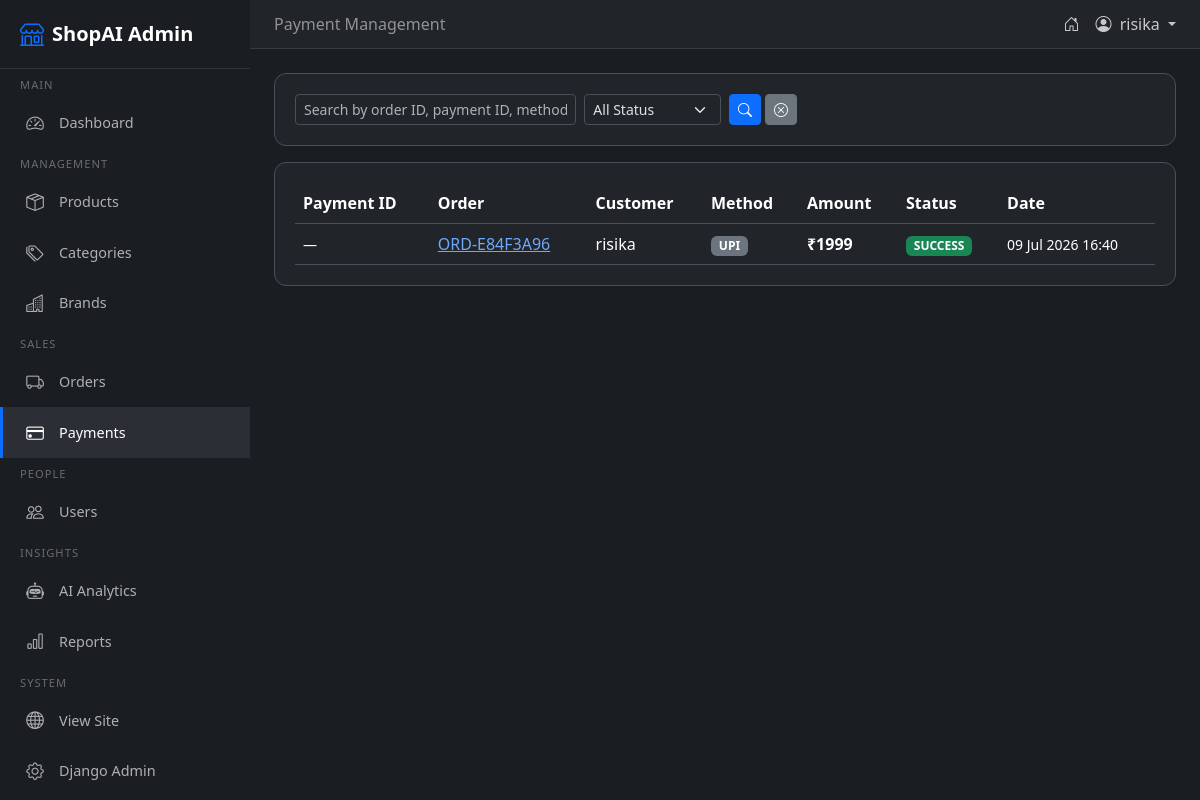
The app's page /admin-panel/payments/ (signed in), older data.
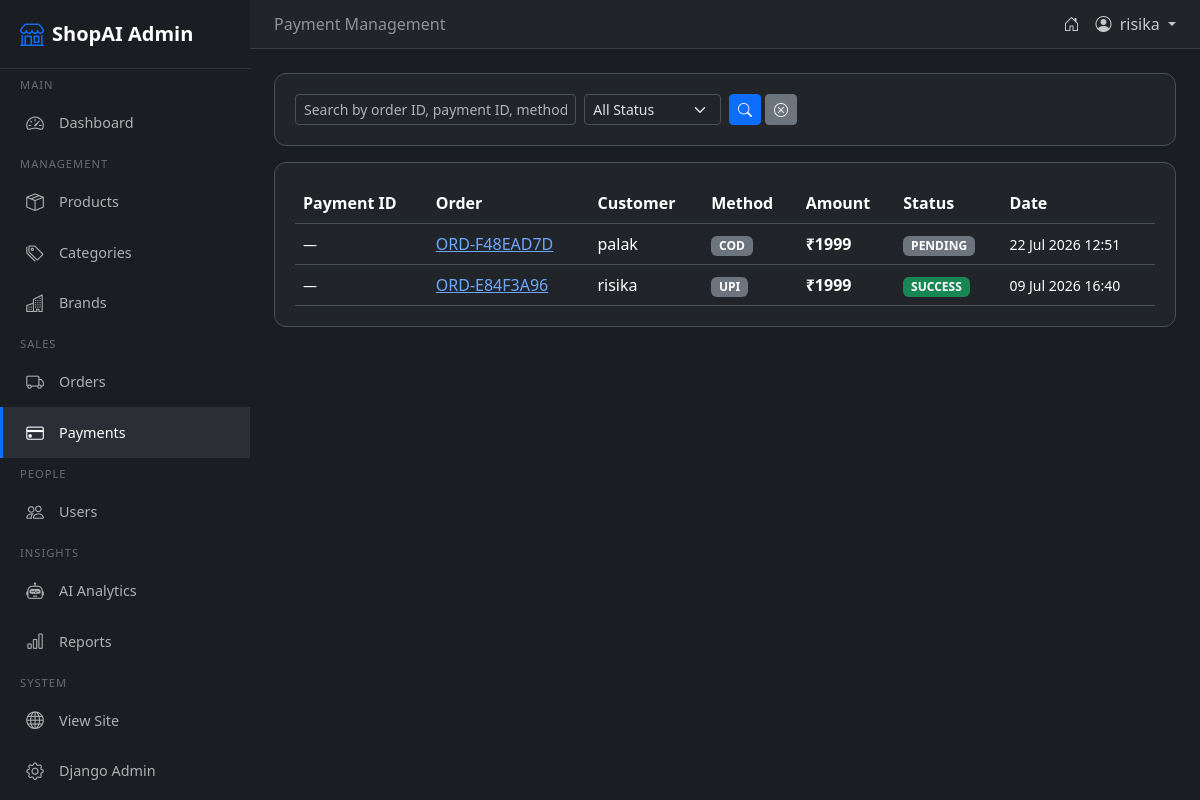
The same page, newer data.
### orders/models.py (models this page shows, shortened)
class Payment(models.Model):
    order = models.ForeignKey(Order, on_delete=models.CASCADE, related_name='payments')
    razorpay_order_id = models.CharField(max_length=100, blank=True)
    razorpay_payment_id = models.CharField(max_length=100, blank=True)
    razorpay_signature = models.CharField(max_length=200, blank=True)
    amount = models.DecimalField(max_digits=12, decimal_places=2)
    method = models.CharField(max_length=20)
    status = models.CharField(max_length=20, default='PENDING')
    created_at = models.DateTimeField(auto_now_add=True)
    class Meta:
        ordering = ['-created_at']

class Order(models.Model):
    PAYMENT_METHOD_CHOICES = [
        ('COD', 'Cash on Delivery'),
        ('UPI', 'UPI Payment'),
        ('CARD', 'Credit Card'),
        ('DEBIT', 'Debit Card'),
        ('NETBANKING', 'Net Banking'),
        ('WALLET', 'Wallet'),
        ('RAZORPAY', 'Razorpay'),
    ]
    PAYMENT_STATUS_CHOICES = [
        ('PENDING', 'Pending'),
        ('SUCCESS', 'Success'),
        ('FAILED', 'Failed'),
        ('REFUNDED', 'Refunded'),
    ]
    ORDER_STATUS_CHOICES = [
        ('PENDING', 'Pending'),
        ('CONFIRMED', 'Confirmed'),
        ('PACKED', 'Packed'),
        ('SHIPPED', 'Shipped'),
        ('DELIVERED', 'Delivered'),
        ('CANCELLED', 'Cancelled'),
    ]
    user = models.ForeignKey(settings.AUTH_USER_MODEL, on_delete=models.CASCADE, related_name='orders')
    order_id = models.CharField(max_length=20, unique=True, editable=False)
    name = models.CharField(max_length=200)
    email = models.EmailField()
    phone = models.CharField(max_length=15)
    address = models.TextField()
    city = models.CharField(max_length=100)
    state = models.CharField(max_length=100)
    pincode = models.CharField(max_length=10)
    total = models.DecimalField(max_digits=12, decimal_places=2, default=0)
    payment_method = models.CharField(max_length=20, choices=PAYMENT_METHOD_CHOICES)
    payment_status = models.CharField(max_length=20, choices=PAYMENT_STATUS_CHOICES, default='PENDING')
    order_status = models.CharField(max_length=20, choices=ORDER_STATUS_CHOICES, default='PENDING')
    razorpay_order_id = models.CharField(max_length=100, blank=True)
    razorpay_payment_id = models.CharField(max_length=100, blank=True)
    razorpay_signature = models.CharField(max_length=200, blank=True)
    created_at = models.DateTimeField(auto_now_add=True)
    updated_at = models.DateTimeField(auto_now=True)
    class Meta:
        ordering = ['-created_at']

### admin_panel/views.py (the view)
# urls.py: path('payments/', views.payment_list, name='admin_payments'),
@admin_required
def payment_list(request):
    q = request.GET.get('q', '')
    status = request.GET.get('status', '')
    payments = Payment.objects.select_related('order__user').order_by('-created_at')
    if q:
        payments = payments.filter(
            Q(order__order_id__icontains=q) | Q(razorpay_payment_id__icontains=q) |
            Q(order__user__username__icontains=q) | Q(method__icontains=q)
        )
    if status:
        payments = payments.filter(status=status)
    paginator = Paginator(payments, 20)
    page = request.GET.get('page', 1)
    payments_page = paginator.get_page(page)
    ctx = {
        'payments': payments_page,
        'q': q,
        'status': status,
        'paginator': paginator,
    }
    return render(request, 'admin_panel/payment_list.html', ctx)

### admin_panel/templates/admin_panel/payment_list.html (shortened to what this page needs)
{% extends 'admin_panel/admin_base.html' %}
{% load static %}
{% block page_title %}Payment Management{% endblock %}
{% block content %}
<div class="stat-card mb-3">
    <form method="get" class="row g-2 align-items-end">
        <div class="col-md-4"><input type="text" name="q" class="form-control form-control-sm" placeholder="Search by order ID, payment ID, method..." value="{{ q }}"></div>
        <div class="col-md-2"><select name="status" class="form-select form-select-sm"><option value="">All Status</option></select></div>
        <div class="col-md-2 d-flex gap-1"><button type="submit" class="btn btn-sm btn-primary"><i class="bi bi-search"></i></button><a href="{% url 'admin_payments' %}" class="btn btn-sm btn-secondary"><i class="bi bi-x-circle"></i></a></div>
    </form>
</div>
<div class="stat-card">
    <div class="table-container">
        <table class="table table-hover mb-0">
            <thead><tr><th>Payment ID</th><th>Order</th><th>Customer</th><th>Method</th><th>Amount</th><th>Status</th><th>Date</th></tr></thead>
            <tbody>
                {% for p in payments %}
                <tr>
                    <td><small>{{ p.razorpay_payment_id|default:'—' }}</small></td>
                    <td><a href="{% url 'admin_order_detail' p.order.pk %}">{{ p.order.order_id }}</a></td>
                    <td>{{ p.order.user.username }}</td>
                    <td><span class="badge bg-secondary">{{ p.method }}</span></td>
                    <td><strong>₹{{ p.amount|floatformat:0 }}</strong></td>
                    <td><span class="badge bg-{% if p.status == 'SUCCESS' %}success{% elif p.status == 'FAILED' %}danger{% elif p.status == 'REFUNDED' %}warning text-dark{% else %}secondary{% endif %}">{{ p.status }}</span></td>
                    <td><small>{{ p.created_at|date:"d M Y H:i" }}</small></td>
                </tr>
                {% empty %}
                <tr><td colspan="7" class="text-center text-muted py-4">No payments found</td></tr>
                {% endfor %}
            </tbody>
        </table>
    </div>
</div>
{% endblock %}

Row changes from the older to the newer data that the page shows:
added Payment: razorpay_payment_id "—", order.order_id "ORD-F48EAD7D", order.user.username "palak", method "COD", amount "1999", status "PENDING", created_at "22 Jul 2026 12:51"
